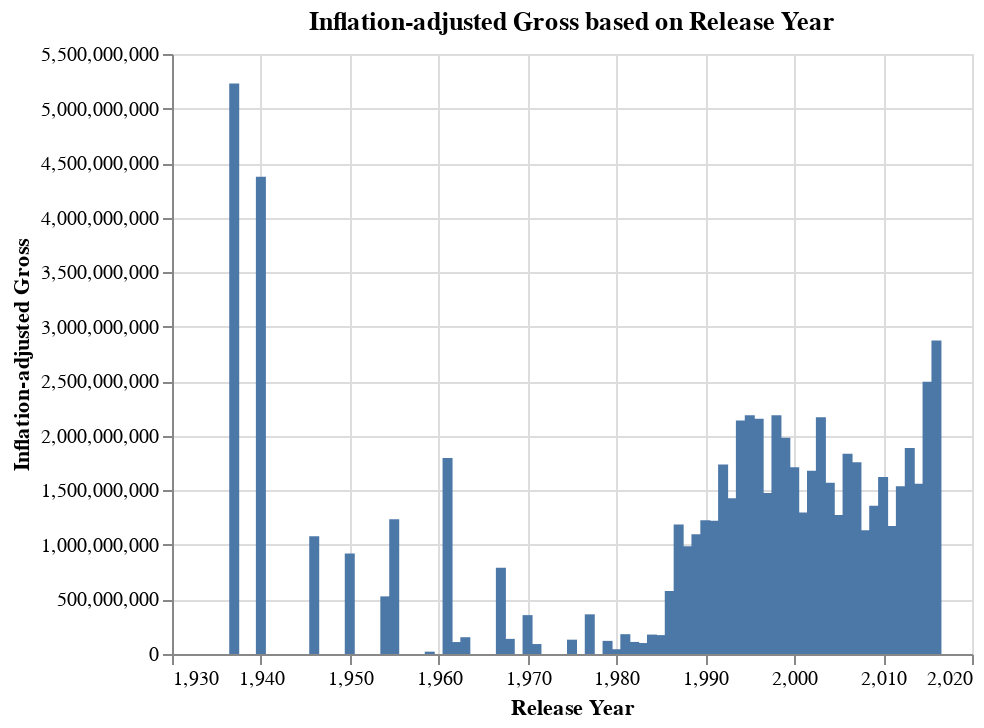

The code cell stored with this chart in its notebook:
### Markdown cell above
After adjusting for inflation, we have now went back in time to **1937** with an astonishing amount of **$5,228,953,251** box office gross in total that year! Inflation certainly plays a big part in changing our perception of value. Let's see how it looks in bar chart!

### Code cell
year_inflation_barChart = box_office_barChart(year_box_office, 'release_year', 'inflation_adjusted_gross', 
                                              'Release Year', 'Inflation-adjusted Gross', 
                                              'Inflation-adjusted Gross based on Release Year')

year_inflation_barChart

### Figure 1 — Vega-Lite specification as saved in the notebook (floating-point values rounded to 4 significant figures)
{"config": {"view": {"continuousWidth": 400, "continuousHeight": 300}}, "data": {"name": "data-2d788eb394b08ea52420611572a026a5"}, "mark": "bar", "encoding": {"x": {"type": "quantitative", "field": "release_year", "title": "Release Year"}, "y": {"type": "quantitative", "field": "inflation_adjusted_gross", "title": "Inflation-adjusted Gross"}}, "title": "Inflation-adjusted Gross based on Release Year", "$schema": "https://vega.github.io/schema/vega-lite/v4.8.1.json", "datasets": {"data-2d788eb394b08ea52420611572a026a5": [{"release_year": 1937, "total_gross": 184925485, "inflation_adjusted_gross": 5228953251}, {"release_year": 1940, "total_gross": 167620000, "inflation_adjusted_gross": 4375319860}, {"release_year": 1946, "total_gross": 65000000, "inflation_adjusted_gross": 1078510579}, {"release_year": 1950, "total_gross": 85000000, "inflation_adjusted_gross": 920608730}, {"release_year": 1954, "total_gross": 28200000, "inflation_adjusted_gross": 528279994}, {"release_year": 1955, "total_gross": 93600000, "inflation_adjusted_gross": 1236035515}, {"release_year": 1959, "total_gross": 9464608, "inflation_adjusted_gross": 21505832}, {"release_year": 1961, "total_gross": 188599723, "inflation_adjusted_gross": 1797806719}, {"release_year": 1962, "total_gross": 9230769, "inflation_adjusted_gross": 109581646}, {"release_year": 1963, "total_gross": 22182353, "inflation_adjusted_gross": 153870834}, {"release_year": 1967, "total_gross": 141843000, "inflation_adjusted_gross": 789612346}, {"release_year": 1968, "total_gross": 21540050, "inflation_adjusted_gross": 138612686}, {"release_year": 1970, "total_gross": 74282749, "inflation_adjusted_gross": 356362241}, {"release_year": 1971, "total_gross": 17871174, "inflation_adjusted_gross": 91305448}, {"release_year": 1975, "total_gross": 31916500, "inflation_adjusted_gross": 131246872}, {"release_year": 1977, "total_gross": 102717599, "inflation_adjusted_gross": 363659174}, {"release_year": 1979, "total_gross": 35841901, "inflation_adjusted_gross": 120377374}, {"release_year": 1980, "total_gross": 13900000, "inflation_adjusted_gross": 43560212}, {"release_year": 1981, "total_gross": 59899231, "inflation_adjusted_gross": 181636869}, {"release_year": 1982, "total_gross": 38617984, "inflation_adjusted_gross": 110731153}, {"release_year": 1983, "total_gross": 38833732, "inflation_adjusted_gross": 100549534}, {"release_year": 1984, "total_gross": 70999495, "inflation_adjusted_gross": 178132661}, {"release_year": 1985, "total_gross": 72981626, "inflation_adjusted_gross": 173124212}, {"release_year": 1986, "total_gross": 254523258, "inflation_adjusted_gross": 577472408}, {"release_year": 1987, "total_gross": 560208813, "inflation_adjusted_gross": 1186649969}, {"release_year": 1988, "total_gross": 479129298, "inflation_adjusted_gross": 986841867}, {"release_year": 1989, "total_gross": 525447310, "inflation_adjusted_gross": 1097851241}, {"release_year": 1990, "total_gross": 613857056, "inflation_adjusted_gross": 1226460745}, {"release_year": 1991, "total_gross": 647050340, "inflation_adjusted_gross": 1221190032}, {"release_year": 1992, "total_gross": 854534354, "inflation_adjusted_gross": 1736349861}, {"release_year": 1993, "total_gross": 701652109, "inflation_adjusted_gross": 1427312980}, {"release_year": 1994, "total_gross": 1092255030, "inflation_adjusted_gross": 2140690807}, {"release_year": 1995, "total_gross": 1131964294, "inflation_adjusted_gross": 2188599043}, {"release_year": 1996, "total_gross": 1134044721, "inflation_adjusted_gross": 2157238999}, {"release_year": 1997, "total_gross": 803617066, "inflation_adjusted_gross": 1474848034}, {"release_year": 1998, "total_gross": 1229279167, "inflation_adjusted_gross": 2189031209}, {"release_year": 1999, "total_gross": 1200292143, "inflation_adjusted_gross": 1981582799}, {"release_year": 2000, "total_gross": 1098929717, "inflation_adjusted_gross": 1711675892}, {"release_year": 2001, "total_gross": 881246784, "inflation_adjusted_gross": 1296291781}, {"release_year": 2002, "total_gross": 1159269061, "inflation_adjusted_gross": 1680599676}, {"release_year": 2003, "total_gross": 1564114393, "inflation_adjusted_gross": 2171244827}, {"release_year": 2004, "total_gross": 1157899879, "inflation_adjusted_gross": 1570219160}, {"release_year": 2005, "total_gross": 970646842, "inflation_adjusted_gross": 1273982639}, {"release_year": 2006, "total_gross": 1427356974, "inflation_adjusted_gross": 1834744763}, {"release_year": 2007, "total_gross": 1436787754, "inflation_adjusted_gross": 1757479739}, {"release_year": 2008, "total_gross": 968276109, "inflation_adjusted_gross": 1135356255}, {"release_year": 2009, "total_gross": 1215142753, "inflation_adjusted_gross": 1359908617}, {"release_year": 2010, "total_gross": 1518975880, "inflation_adjusted_gross": 1622535159}, {"release_year": 2011, "total_gross": 1103207068, "inflation_adjusted_gross": 1172578942}, {"release_year": 2012, "total_gross": 1452972057, "inflation_adjusted_gross": 1537669134}, {"release_year": 2013, "total_gross": 1821352070, "inflation_adjusted_gross": 1887863558}, {"release_year": 2014, "total_gross": 1514179473, "inflation_adjusted_gross": 1560791318}, {"release_year": 2015, "total_gross": 2495662696, "inflation_adjusted_gross": 2495662696}, {"release_year": 2016, "total_gross": 2873393105, "inflation_adjusted_gross": 2873393105}]}}
